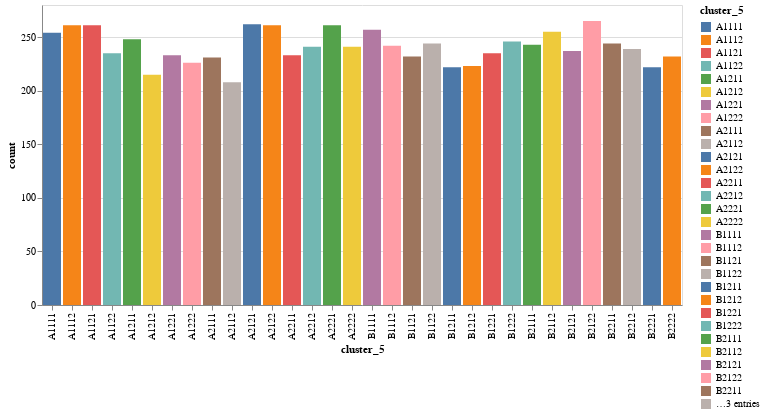

The cell this chart's notebook holds for it:
### Code cell
show_b_stats('cluster_5', df_clustered)

### Figure 1 — Vega-Lite specification as saved in the notebook (floating-point values rounded to 4 significant figures)
{"config": {"view": {"continuousWidth": 300, "continuousHeight": 300}}, "data": {"name": "data-f5531273c1fc98c7ee87c871d5ba4208"}, "mark": {"type": "bar", "tooltip": true}, "encoding": {"color": {"field": "cluster_5", "type": "nominal"}, "x": {"field": "cluster_5", "type": "nominal"}, "y": {"field": "count", "type": "quantitative"}}, "params": [{"name": "param_26", "select": {"type": "interval", "encodings": ["x", "y"]}, "bind": "scales"}], "$schema": "https://vega.github.io/schema/vega-lite/v5.20.1.json", "datasets": {"data-f5531273c1fc98c7ee87c871d5ba4208": [{"cluster_5": "B2122", "count": 265}, {"cluster_5": "A2121", "count": 262}, {"cluster_5": "A2221", "count": 261}, {"cluster_5": "A1121", "count": 261}, {"cluster_5": "A1112", "count": 261}, {"cluster_5": "A2122", "count": 261}, {"cluster_5": "B1111", "count": 257}, {"cluster_5": "B2112", "count": 255}, {"cluster_5": "A1111", "count": 254}, {"cluster_5": "A1211", "count": 248}, {"cluster_5": "B1222", "count": 246}, {"cluster_5": "B2211", "count": 244}, {"cluster_5": "B1122", "count": 244}, {"cluster_5": "B2111", "count": 243}, {"cluster_5": "B1112", "count": 242}, {"cluster_5": "A2212", "count": 241}, {"cluster_5": "A2222", "count": 241}, {"cluster_5": "B2212", "count": 239}, {"cluster_5": "B2121", "count": 237}, {"cluster_5": "A1122", "count": 235}, {"cluster_5": "B1221", "count": 235}, {"cluster_5": "A1221", "count": 233}, {"cluster_5": "A2211", "count": 233}, {"cluster_5": "B2222", "count": 232}, {"cluster_5": "B1121", "count": 232}, {"cluster_5": "A2111", "count": 231}, {"cluster_5": "A1222", "count": 226}, {"cluster_5": "B1212", "count": 223}, {"cluster_5": "B1211", "count": 222}, {"cluster_5": "B2221", "count": 222}, {"cluster_5": "A1212", "count": 215}, {"cluster_5": "A2112", "count": 208}]}}
